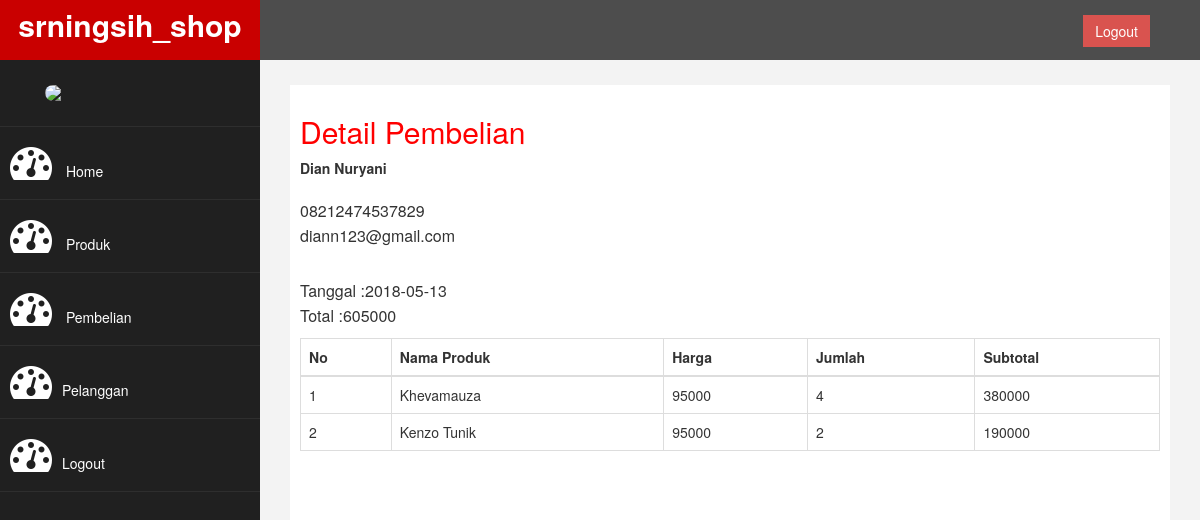
The app's page /admin/index.php?halaman=detail&id=30 (signed in) with its own data.
### tables this page shows
CREATE TABLE `pembelian` (
  `id_pembelian` int(11) NOT NULL AUTO_INCREMENT,
  `id_pelanggan` int(11) NOT NULL,
  `id_ongkir` int(11) NOT NULL,
  `tanggal_pembelian` date NOT NULL,
  `total_pembelian` int(11) NOT NULL,
  `nama_kota` varchar(100) NOT NULL,
  `tarif` int(11) NOT NULL,
  `alamat_pengiriman` text NOT NULL,
  PRIMARY KEY (`id_pembelian`)
);

CREATE TABLE `pelanggan` (
  `id_pelanggan` int(11) NOT NULL AUTO_INCREMENT,
  `email_pelanggan` varchar(100) NOT NULL,
  `password_pelanggan` varchar(50) NOT NULL,
  `nama_pelanggan` varchar(100) NOT NULL,
  `telpon_pelanggan` varchar(25) NOT NULL,
  `alamat_pelanggan` text NOT NULL,
  PRIMARY KEY (`id_pelanggan`)
);

CREATE TABLE `pembeli_produk` (
  `id_pembelian_produk` int(11) NOT NULL AUTO_INCREMENT,
  `id_pembelian` int(11) NOT NULL,
  `id_produk` int(11) NOT NULL,
  `jumlah` int(11) NOT NULL,
  PRIMARY KEY (`id_pembelian_produk`)
);

CREATE TABLE `produk` (
  `id_produk` int(11) NOT NULL AUTO_INCREMENT,
  `nama_produk` varchar(100) NOT NULL,
  `harga_produk` int(11) NOT NULL,
  `berat_produk` int(11) NOT NULL,
  `foto_produk` varchar(100) NOT NULL,
  `deskripsi_produk` text NOT NULL,
  PRIMARY KEY (`id_produk`)
);

### admin/detail.php (the view)
<h2>Detail Pembelian</h2>
<?php
$ambil= $koneksi->query("SELECT * FROM pembelian JOIN pelanggan ON pembelian.id_pelanggan=pelanggan.id_pelanggan
	WHERE pembelian.id_pembelian='$_GET[id]'");
$detail = $ambil->fetch_assoc();
?>
<strong><?php echo $detail['nama_pelanggan'];  ?></strong> <br>
<p>
	<?php echo $detail['telpon_pelanggan']; ?> <br>
	<?php echo $detail['email_pelanggan']; ?>
</p>
<p>
	Tanggal :<?php echo $detail['tanggal_pembelian']; ?> <br>
	Total   :<?php echo $detail['total_pembelian'] ?>
</p>
<table class="table table-bordered">
<thead>
		<tr>
			<th>No</th>
			<th>Nama Produk</th>
			<th>Harga</th>
			<th>Jumlah</th>
			<th>Subtotal</th>
		</tr>
	</thead>
	<tbody>
		<?php $nomor=1  ?>
		<?php $ambil=$koneksi->query("SELECT * FROM pembeli_produk JOIN produk ON
		pembeli_produk.id_produk=produk.id_produk
		WHERE pembeli_produk.id_pembelian='$_GET[id]' ");  ?>
		<?php while($pecah =$ambil->fetch_assoc()){ ?>
		<tr>
			<td> <?php echo $nomor;?> </td>
			<td> <?php echo $pecah['nama_produk']; ?></td>
			<td> <?php echo $pecah['harga_produk']; ?></td>
			<td> <?php echo $pecah['jumlah']; ?></td>
			<td>
				<?php echo $pecah['harga_produk']*$pecah['jumlah']; ?>
			</td>
		</tr>
		<?php $nomor++; ?>
		<?php } ?>
	</tbody>
</table>

### admin/assets/css/custom.css (style rules this page uses)
body { background-image: url(".../admin/nyoba.jpg"); background-size: cover; }
h2 { color: #f00; }
p { font-size:16px; line-height:25px; padding-top:20px; }

### admin/index.php (style rules this page uses)
body { background-image: url("495.jpg"); background-size: cover; }

### records on screen
pembelian: id_pelanggan.nama_pelanggan "Dian Nuryani", id_pelanggan.telpon_pelanggan "08212474537829", id_pelanggan.email_pelanggan "diann123@gmail.com", tanggal_pembelian "2018-05-13", total_pembelian "605000"
pembeli_produk: id_produk.nama_produk "Khevamauza", id_produk.harga_produk "95000", jumlah "4", $pecah['harga_produk']*$pecah['jumlah'] "380000"
pembeli_produk: id_produk.nama_produk "Kenzo Tunik", id_produk.harga_produk "95000", jumlah "2", $pecah['harga_produk']*$pecah['jumlah'] "190000"
